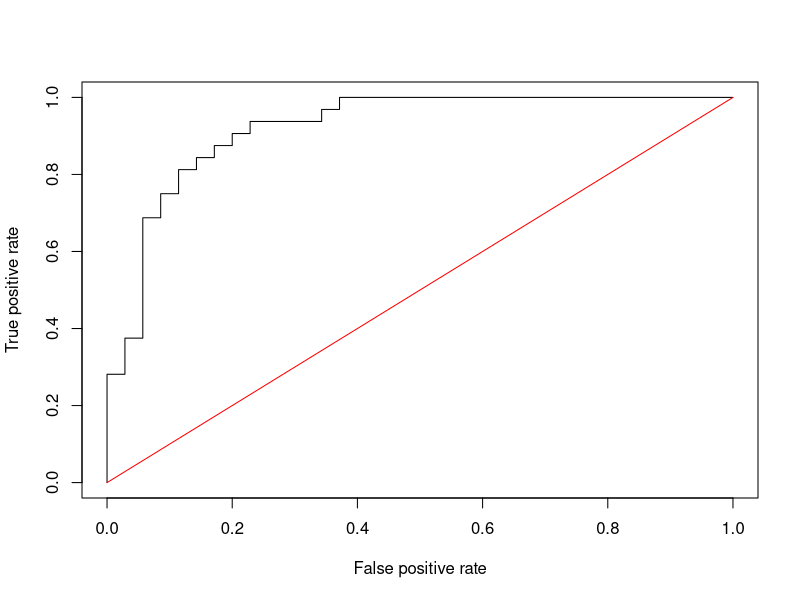

Source code (R):
## ---- chunk 1
library(palmerpenguins)
Data<-penguins
str(Data)
## ---- chunk 2
## Remove penguins with gender missing
Data<-Data[complete.cases(Data[ , 7]),-c(2,8)]
## ---- chunk 3
# Drop flipper length
Data <- subset( Data, select = -c(flipper_length_mm))

# Convert sex to 0 and 1 factor for output variable
Data$sex <- factor(ifelse(Data$sex=="male",1,0))
head(Data)
## ---- chunk 4
##80-20 split
set.seed(1)
sample<-sample.int(nrow(Data), floor(.80*nrow(Data)), replace = F)
train<-Data[sample, ]
test<-Data[-sample, ]
head(train)
## ---- chunk 5
full_model<-glm(sex ~ ., family="binomial", data=train)
summary(full_model)
## ---- chunk 6
library(ROCR)
# Get predictions based on test holdout set
preds <- predict(full_model, newdata=test, type='response')
rates <- prediction(preds, test$sex)
roc_result <- performance(rates, measure = 'tpr', x.measure = 'fpr')
roc_result

## ---- chunk 7
# Plot the ROC curve and random guess 50% line
plot(roc_result, title="The ROC curve")+
lines(x = c(0,1), y = c(0, 1), col="red")
## ---- chunk 8
# Get AUC from test performance
auc <- performance(rates, measure="auc")
auc@y.values
## ---- chunk 9
prop.table(table(test$sex))
## ---- chunk 10
cf <- table(test$sex, preds>0.5)
cf
## ---- chunk 11
cat("False positive (type 1 error):", cf[3]/(cf[3]+cf[1]))
## ---- chunk 12
cat("False negative (type 2 error):", cf[2]/(cf[2]+cf[4]))
## ---- chunk 13
cat("Error rate:", (cf[3]+cf[2])/(cf[1]+cf[2]+cf[3]+cf[4]))
